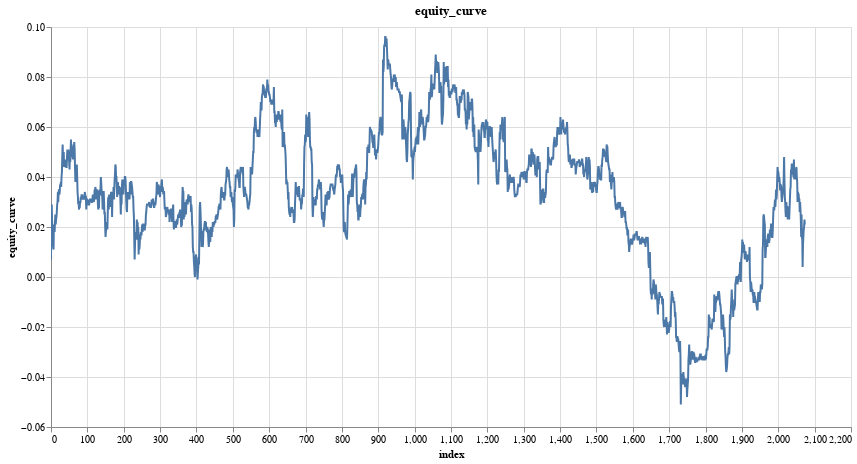

Notebook code for this chart:
### Code cell
research.plot_column(trade_results, 'equity_curve')

### Figure 1 — Vega specification as saved in the notebook (floating-point values rounded to 4 significant figures; data arrays with more than 128 entries replaced by an {"elided": "..."} marker saying what was removed)
{"$schema": "https://vega.github.io/schema/vega/v5.json", "data": [{"name": "param_6_store"}, {"name": "source_0", "values": {"elided": "2075 records"}}, {"name": "source_0_x_domain_index", "values": [{"min": 0, "max": 2074}]}, {"name": "source_0_y_domain_equity_curve", "values": [{"min": -0.051, "max": 0.096}]}], "signals": [{"name": "unit", "value": {}, "on": [{"events": "pointermove", "update": "isTuple(group()) ? group() : unit"}]}, {"name": "param_6", "update": "vlSelectionResolve(\"param_6_store\", \"union\")"}, {"name": "param_6_index", "on": [{"events": [{"source": "view", "type": "dblclick"}], "update": "null"}, {"events": {"signal": "param_6_translate_delta"}, "update": "panLinear(param_6_translate_anchor.extent_x, -param_6_translate_delta.x / width)"}, {"events": {"signal": "param_6_zoom_delta"}, "update": "zoomLinear(domain(\"x\"), param_6_zoom_anchor.x, param_6_zoom_delta)"}]}, {"name": "param_6_equity_curve", "on": [{"events": [{"source": "view", "type": "dblclick"}], "update": "null"}, {"events": {"signal": "param_6_translate_delta"}, "update": "panLinear(param_6_translate_anchor.extent_y, param_6_translate_delta.y / height)"}, {"events": {"signal": "param_6_zoom_delta"}, "update": "zoomLinear(domain(\"y\"), param_6_zoom_anchor.y, param_6_zoom_delta)"}]}, {"name": "param_6_tuple", "on": [{"events": [{"signal": "param_6_index || param_6_equity_curve"}], "update": "param_6_index && param_6_equity_curve ? {unit: \"\", fields: param_6_tuple_fields, values: [param_6_index,param_6_equity_curve]} : null"}]}, {"name": "param_6_tuple_fields", "value": [{"field": "index", "channel": "x", "type": "R"}, {"field": "equity_curve", "channel": "y", "type": "R"}]}, {"name": "param_6_translate_anchor", "value": {}, "on": [{"events": [{"source": "scope", "type": "pointerdown"}], "update": "{x: x(unit), y: y(unit), extent_x: domain(\"x\"), extent_y: domain(\"y\")}"}]}, {"name": "param_6_translate_delta", "value": {}, "on": [{"events": [{"source": "window", "between": [{"source": "scope", "type": "pointerdown"}, {"source": "window", "type": "pointerup"}], "type": "pointermove", "consume": true}], "update": "{x: param_6_translate_anchor.x - x(unit), y: param_6_translate_anchor.y - y(unit)}"}]}, {"name": "param_6_zoom_anchor", "on": [{"events": [{"source": "scope", "consume": true, "type": "wheel"}], "update": "{x: invert(\"x\", x(unit)), y: invert(\"y\", y(unit))}"}]}, {"name": "param_6_zoom_delta", "on": [{"events": [{"source": "scope", "type": "wheel", "consume": true}], "update": "pow(1.001, event.deltaY * pow(16, event.deltaMode))", "force": true}]}, {"name": "param_6_modify", "on": [{"events": {"signal": "param_6_tuple"}, "update": "modify(\"param_6_store\", param_6_tuple, true)"}]}], "marks": [{"type": "line", "name": "marks", "from": {"data": "source_0"}, "sort": {"field": "x"}, "encode": {"update": {"stroke": {"value": "#4c78a8"}, "tooltip": {"signal": "{\"index\": format(datum[\"index\"], \"\"), \"equity_curve\": format(datum[\"equity_curve\"], \"\")}"}, "x": {"field": "index", "scale": "x"}, "y": {"field": "equity_curve", "scale": "y"}, "defined": {"signal": "isValid(datum[\"index\"]) && isFinite(+datum[\"index\"]) && isValid(datum[\"equity_curve\"]) && isFinite(+datum[\"equity_curve\"])"}}}, "clip": true, "style": ["line"], "interactive": true}], "scales": [{"name": "x", "type": "linear", "domain": [{"signal": "(data(\"source_0_x_domain_index\")[0] || {}).min"}, {"signal": "(data(\"source_0_x_domain_index\")[0] || {}).max"}], "range": [0, {"signal": "width"}], "zero": false, "domainRaw": {"signal": "param_6[\"index\"]"}, "nice": true}, {"name": "y", "type": "linear", "domain": [{"signal": "(data(\"source_0_y_domain_equity_curve\")[0] || {}).min"}, {"signal": "(data(\"source_0_y_domain_equity_curve\")[0] || {}).max"}], "range": [{"signal": "height"}, 0], "zero": true, "domainRaw": {"signal": "param_6[\"equity_curve\"]"}, "nice": true}], "axes": [{"scale": "x", "minExtent": 0, "gridScale": "y", "grid": true, "tickCount": {"signal": "ceil(width/40)"}, "domain": false, "aria": false, "orient": "bottom", "ticks": false, "labels": false, "zindex": 0, "maxExtent": 0}, {"scale": "y", "gridScale": "x", "tickCount": {"signal": "ceil(height/40)"}, "domain": false, "aria": false, "minExtent": 0, "ticks": false, "grid": true, "zindex": 0, "orient": "left", "labels": false, "maxExtent": 0}, {"scale": "x", "tickCount": {"signal": "ceil(width/40)"}, "labelFlush": true, "zindex": 0, "grid": false, "orient": "bottom", "title": "index", "labelOverlap": true}, {"scale": "y", "orient": "left", "tickCount": {"signal": "ceil(height/40)"}, "title": "equity_curve", "grid": false, "zindex": 0, "labelOverlap": true}], "title": {"text": "equity_curve", "frame": "group"}, "background": "white", "width": 800, "height": 400, "padding": 5, "style": "cell"}
